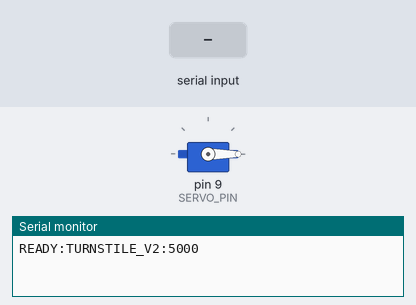
A sketch run on a simulated Arduino Uno, built with avr-gcc and run on an emulated ATmega328P. On the bench: servo, the last lines printed to the serial monitor. The inputs (shaded band) are chosen by the test bench.

Above: at 1.2 s.
1.3 s: "OPEN\n" received over Serial
At 2.5 s:
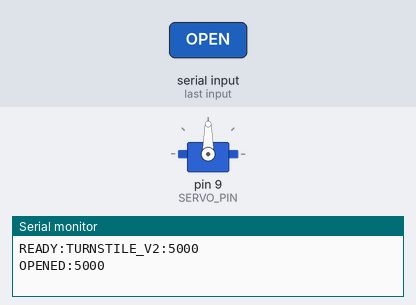
2.8 s: "CLOSE\n" received over Serial
At 3.8 s:
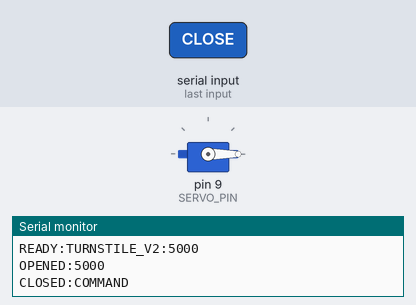
Timing chart, 0 to 5.8 s (numbered marks = the images above; inputs shaded):
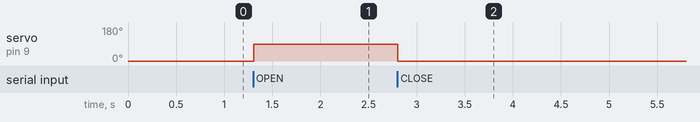

The sketch:

turnstile.ino
```cpp
#include <Servo.h>

const byte SERVO_PIN = 9;
const int CLOSED_ANGLE = 0;
const int OPEN_ANGLE = 90;
const unsigned long AUTO_CLOSE_MS = 5000;
const char FIRMWARE_VERSION[] = "TURNSTILE_V2";

Servo barrierServo;
bool barrierOpen = false;
unsigned long openedAt = 0;

void closeBarrier(const char* reason) {

  barrierServo.write(CLOSED_ANGLE);
  barrierOpen = false;
  Serial.print("CLOSED:");
  Serial.println(reason);
}

void openBarrier() {
  barrierServo.write(OPEN_ANGLE);
  barrierOpen = true;
  openedAt = millis();
  Serial.print("OPENED:");
  Serial.println(AUTO_CLOSE_MS);
}

void setup() {
  Serial.begin(9600);
  barrierServo.attach(SERVO_PIN);
  barrierServo.write(CLOSED_ANGLE);
  Serial.print("READY:");
  Serial.print(FIRMWARE_VERSION);
  Serial.print(":");
  Serial.println(AUTO_CLOSE_MS);
}

void loop() {
  if (barrierOpen && millis() - openedAt >= AUTO_CLOSE_MS) {
    closeBarrier("AUTO");
  }

  if (!Serial.available()) return;

  String command = Serial.readStringUntil('\n');
  command.trim();
  command.toUpperCase();

  if (command == "OPEN") {
    openBarrier();
  } else if (command == "CLOSE") {
    closeBarrier("COMMAND");
  } else if (command == "STATUS") {
    Serial.println(barrierOpen ? "STATUS:OPEN" : "STATUS:CLOSED");
  } else {
    Serial.print("ERROR:");
    Serial.println(command);
  }
}
```

Measured:
- after the input at 1.3 s, servo on pin 9 (SERVO_PIN): 0° → 90° at once
- after the input at 2.8 s, servo on pin 9 (SERVO_PIN): 90° → 0° after 0.01 s instead of 3.5 s
